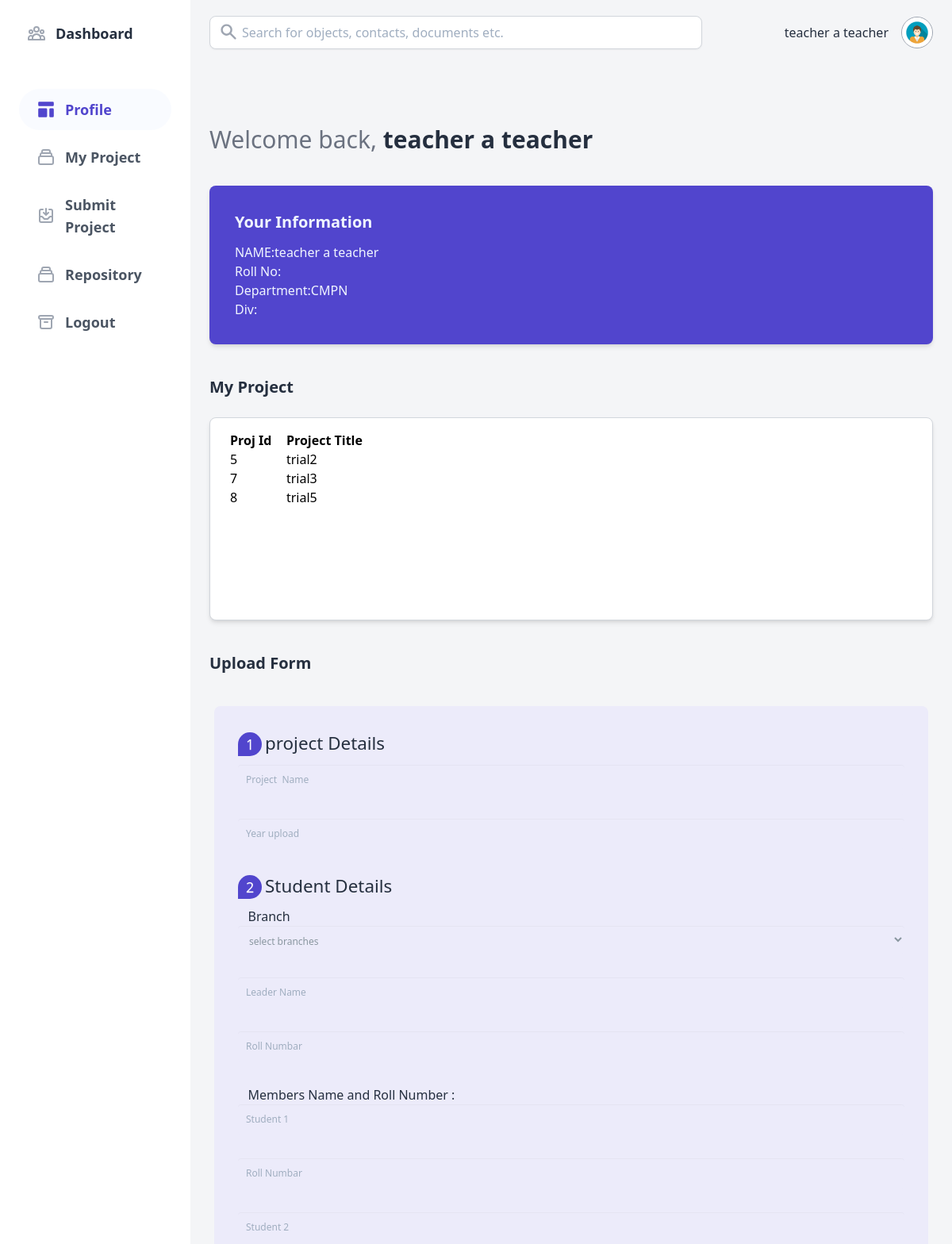
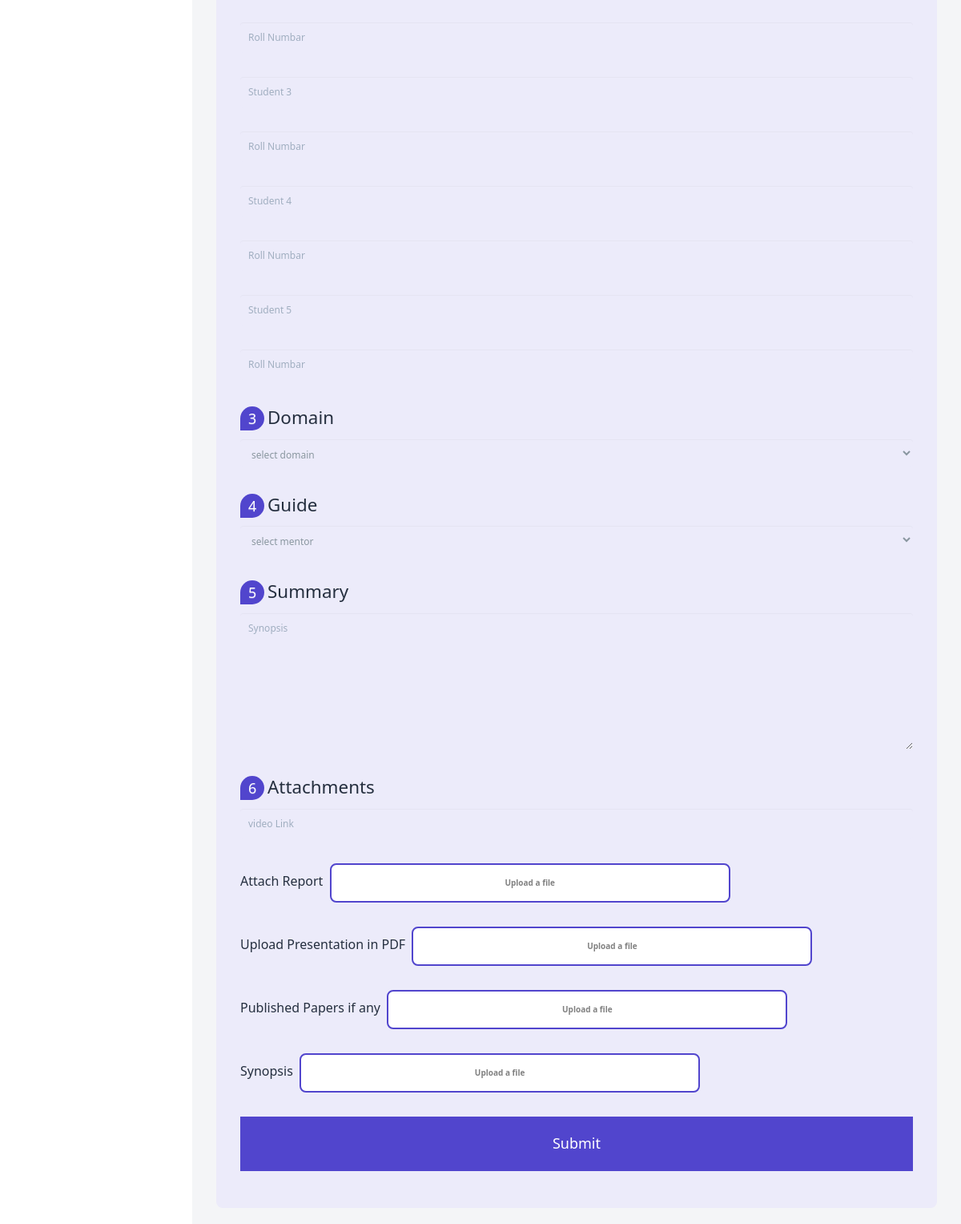
Screenshot of /studentdashboard.php (signed in) with the database file from the repository (2 pictures, top to bottom).
### tables this page shows
CREATE TABLE `vdummy` (
  `user_id` int(11) NOT NULL,
  `name` varchar(255) DEFAULT NULL,
  `role_id` int(11) DEFAULT NULL,
  `roll_no` varchar(10) DEFAULT NULL,
  `year_study` int(11) DEFAULT NULL,
  `phone` bigint(20) DEFAULT NULL,
  `department_id` int(11) DEFAULT NULL,
  `division` varchar(1) DEFAULT NULL,
  `email_id` varchar(255) DEFAULT NULL,
  `password` varchar(255) DEFAULT NULL
);

CREATE TABLE `project` (
  `project_id` int(11) NOT NULL,
  `project_title` varchar(255) DEFAULT NULL,
  `year_upload` int(11) DEFAULT NULL,
  `domain_id` int(11) DEFAULT NULL,
  `mentor_id` int(11) DEFAULT NULL,
  `user_id` int(11) DEFAULT NULL,
  `department_id` int(11) DEFAULT NULL,
  `mem_1_lead` varchar(255) DEFAULT NULL,
  `roll_no_1` varchar(10) DEFAULT NULL,
  `mem_2` varchar(255) DEFAULT NULL,
  `roll_no_2` varchar(10) DEFAULT NULL,
  `mem_3` varchar(255) DEFAULT NULL,
  `roll_no_3` varchar(10) DEFAULT NULL,
  `mem_4` varchar(255) DEFAULT NULL,
  `roll_no_4` varchar(10) DEFAULT NULL,
  `mem_5` varchar(255) DEFAULT NULL,
  `roll_no_5` varchar(10) DEFAULT NULL,
  `mem_6` varchar(255) DEFAULT NULL,
  `roll_no_6` varchar(10) DEFAULT NULL,
  `ssummary` varchar(550) DEFAULT NULL,
  `synopsis_path` varchar(300) DEFAULT NULL,
  `ppt_path` varchar(300) DEFAULT NULL,
  `report_path` varchar(300) DEFAULT NULL,
  `publication_path` varchar(300) DEFAULT NULL,
  `vid_link` varchar(400) DEFAULT NULL
);

### studentdashboard.php (the view, shortened to what this page needs)
<?php
require_once "pdo.php";
if(isset($_SESSION['username'])){
  $stmtb = $pdo->prepare('SELECT * FROM vdummy WHERE name=:urnm');
  $stmtb->execute(array(
	  ':urnm' => $_SESSION['username'])
	);
  $rowb = $stmtb->fetchAll(PDO::FETCH_ASSOC);
}
?>
<html>
<head>
  <link rel="stylesheet" href="https://www.unpkg.com/tailwindcss@1.8.10/dist/tailwind-experimental.min.css">
</head>
<body>
  <div class="flex text-gray-800 min-h-screen">
    <aside class="hidden md:block bg-white px-6 py-5 h-full w-full sm:relative sm:w-64 lg:w-1/5">
      <a href="#" class="flex min-w-max-content items-center font-bold text-lg p-2 mb-12">
        </i>Dashboard
      </a>
      <nav class="text-gray-600 text-lg font-semibold min-w-max-content space-y-2">
        <a href="#profile"
          class="flex items-center flex-shrink-0 px-5 py-3 rounded-full text-indigo-700 bg-indigo-100 bg-opacity-25">
          <svg viewBox="0 0 20 20" fill="currentColor" class="h-7 w-7 mr-2.5 flex-shrink-0">
            <path
              d="M3 4a1 1 0 011-1h12a1 1 0 011 1v2a1 1 0 01-1 1H4a1 1 0 01-1-1V4zM3 10a1 1 0 011-1h6a1 1 0 011 1v6a1 1 0 01-1 1H4a1 1 0 01-1-1v-6zM14 9a1 1 0 00-1 1v6a1 1 0 001 1h2a1 1 0 001-1v-6a1 1 0 00-1-1h-2z" />
          </svg>
          Profile
        </a>
        <a href="#project"
          class="flex items-center flex-shrink-0 px-5 py-3 rounded-full hover:bg-gray-100 hover:bg-opacity-50">
          My Project
        </a>
        <a href="#submit"
          class="flex items-center flex-shrink-0 px-5 py-3 rounded-full hover:bg-gray-100 hover:bg-opacity-50">
          Submit Project
        </a>
        <a href="repositorydashboard.php"
          class="flex items-center flex-shrink-0 px-5 py-3 rounded-full hover:bg-gray-100 hover:bg-opacity-50">
          Repository
        </a>
        <a href="logout.php"
          class="flex items-center flex-shrink-0 px-5 py-3 rounded-full hover:bg-gray-100 hover:bg-opacity-50">
          <svg fill="none" viewBox="0 0 24 24" stroke="currentColor"
            class="h-6 w-6 mx-0.5 mr-3 text-gray-400 flex-shrink-0">
            <path stroke-linecap="round" stroke-linejoin="round" stroke-width="2"
              d="M5 8h14M5 8a2 2 0 110-4h14a2 2 0 110 4M5 8v10a2 2 0 002 2h10a2 2 0 002-2V8m-9 4h4" />
          </svg>
          Logout
        </a>
      </nav>
    </aside>
    <div class="flex-grow bg-gray-100">
      <header class="flex items-center justify-between px-6 py-5 max-w-6xl mx-auto mb-4">
        <div class="relative w-full max-w-4xl mr-6 sm:mr-8 md:mr-16 lg:mr-24">
          <svg viewBox="0 0 20 20" fill="currentColor" class="absolute h-6 w-6 text-gray-400 mt-2 ml-3">
            <path fill-rule="evenodd"
              d="M8 4a4 4 0 100 8 4 4 0 000-8zM2 8a6 6 0 1110.89 3.476l4.817 4.817a1 1 0 01-1.414 1.414l-4.816-4.816A6 6 0 012 8z"
              clip-rule="evenodd" />
          </svg>
          <input type="text" placeholder="Search for objects, contacts, documents etc."
            class="pl-10 w-full pr-4 py-2 border border-gray-300 shadow-sm rounded-lg" />
        </div>
        <div class="flex flex-shrink-0">
          <button class="flex items-center p-2 sm:mr-2">
          <?php echo htmlentities($_SESSION['username']);?>
          </button>
          <div class="h-10 w-10 hidden sm:block border border-gray-400 bg-gray-300 overflow-hidden rounded-full">
            <img src="images.png" alt="user avatar" class="object-cover">
          </div>
        </div>
      </header>
      <main class="flex flex-col space-y-10 px-6 py-5 max-w-6xl mx-auto">
        <h1 class="text-3xl">
          <span class="text-gray-500">Welcome back,</span>
          <span class="font-semibold"><?php echo htmlentities($_SESSION['username']);?></span>
        </h1>
        <section class="p-6 sm:p-8 flex items-center bg-indigo-700 shadow-md rounded-lg" id="profile">
          <div class="mr-6">
            <header class="text-xl text-indigo-50 mb-3"><b>Your Information</b></header>
            <span class="text-indigo-50 ">NAME:</span><span class="text-indigo-50 "><?php if(isset($rowb[0]['name'])){echo  $rowb[0]['name'];}?></span>
            <br>
            <span class="text-indigo-50 ">Roll No:</span><span class="text-indigo-50 "><?php if(isset($rowb[0]['roll_no'])){echo  $rowb[0]['roll_no'];}?></span>
            <br>
            <span class="text-indigo-50 ">Department:</span><span class="text-indigo-50 "><?php if(isset($rowb[0]['department_id'])){
              if($rowb[0]['department_id']==1)echo "CMPN";
              else if($rowb[0]['department_id']==2){echo "INFT";}
              else if($rowb[0]['department_id']==3){echo "ETRX" ;}
            else if($rowb[0]['department_id']==4)echo "EXTC";
          else if($rowb[0]['department_id']==5)echo "BIOMED";
        } ?> </span>
            <br>
            <span class="text-indigo-50 ">Div:</span><span class="text-indigo-50 "><?php if(isset($rowb[0]['division'])){echo  $rowb[0]['division'];}?></span>
            <br>
          </div>
        </section>
        <section>
          <div class="flex justify-between items-center mb-6" id="project">
            <header class="text-xl font-semibold">My Project</header>
          </div>
        <div class="h-64 bg-white border rounded-lg shadow-md py-4 px-6">
            <div class="text-lg font-semibold">
<table border=1>
  <tr><th>Proj Id &nbsp &nbsp</th><th>Project Title</th></tr>
    <?php
    if(isset($_SESSION['username'])){
      $stmtf = $pdo->prepare('SELECT project_id,project_title FROM project WHERE user_id=:urnm');
      $stmtf->execute(array(
    	  ':urnm' =>$rowb[0]['user_id'])
    	);
      $rowf = $stmtf->fetchAll(PDO::FETCH_ASSOC);
      foreach ( $rowf as $rowsf ) {
          echo "<tr><td>";
          echo(htmlentities($rowsf['project_id']));
          echo "</td><td>";
          echo(htmlentities($rowsf['project_title']));
          echo('</td></tr>');
      }
    }
?>
</table>
            </div>
          </div>
        </section>
       <header class="text-xl font-semibold"> Upload Form</header>
        <div class="form-style-5" id="submit">
          <form method="post" enctype="multipart/form-data">
            <fieldset>
<legend><span class="number">1</span> project Details</legend>
<input type="text" name="fiel1" placeholder="Project  Name" required>
<input type="number" name="year" placeholder="Year upload" required>
              <legend><span class="number">2</span> Student Details</legend>
              <div class="dropdown">
                <span>&nbsp;&nbsp;&nbsp;Branch</span>
                <select id="branch" name="field4" onchange="ChangeDomainList()">
                    <option value=""><b>select branches</b></option>
                </select>
              </div>
              <input type="text" name="field1" placeholder="Leader Name" required>
              <input type="text" name="a1" placeholder="Roll Numbar" required>
              <span>&nbsp;&nbsp;&nbsp;Members Name and Roll Number :</span>
              <input type="text" name="fielda" placeholder="Student 1" required>
<input type="text" name="a2" placeholder="Roll Numbar" required>
              <input type="text" name="fieldb" placeholder="Student 2" required>
<input type="text" name="a3" placeholder="Roll Numbar"required>
              <input type="text" name="fieldc" placeholder="Student 3" required>
<input type="text" name="a4" placeholder="Roll Numbar">
              <input type="text" name="fieldd" placeholder="Student 4" required>
<input type="text" name="a5" placeholder="Roll Numbar" required>
              <input type="text" name="fielde" placeholder="Student 5" required>
<input type="text" name="a6" placeholder="Roll Numbar" required>
              <legend><span class="number">3</span> Domain</legend>
              <select id="domain" name="fielddoamin" >
                <option value=""><b>select domain</b></option>
              </select>
            </fieldset>
            <fieldset>
              <legend><span class="number">4</span> Guide</legend>
              <select id="guide" name="fieldguide">
                <optgroup label="Teachers">
                  <option value=""><b>select mentor</b></option>
                </optgroup>
              </select>
              <legend><span class="number">5</span> Summary</legend>
                                <textarea id="subject" name="summary" placeholder="Synopsis" style="height:170px" required></textarea>
              <legend><span class="number">6</span> Attachments</legend>
             <input type="text" name="vid" placeholder="video Link" required>
              <div class="upload-btn-wrapper">
                <span>Attach Report</span>&nbsp;&nbsp;<button class="btn">Upload a file</button>
              </div>
              <div class="upload-btn-wrapper">
                <span>Upload Presentation in PDF</span>&nbsp;&nbsp;<button class="btn">Upload a file</button>
              </div>
              <div class="upload-btn-wrapper">
                <span>Published Papers if any</span>&nbsp;&nbsp;<button class="btn">Upload a file</button>
              </div>
                <div class="upload-btn-wrapper">
                <span>Synopsis</span>&nbsp;&nbsp;<button class="btn">Upload a file</button>
              </div>
            </fieldset>
            <input type="submit" name="submit" value="Submit"/>
          </form>
        </div>
      </main>
    </div>
  </div>
</body>
</html>

### studentdashboard.php (style rules this page uses)
.form-style-5 { max-width: 900px; padding: 20px 20px; background: #ecebfa; margin: 10px auto; padding: 30px; background: #ecebfa; border-radius: 8px; font-family: "Segoe UI"; }
.form-style-5 fieldset { border: none; }
.form-style-5 legend { font-size: 1.4em; margin-bottom: 10px; }
.form-style-5 input[type="text"], .form-style-5 input[type="date"], .form-style-5 input[type="datetime"], .form-style-5 input[type="email"], .form-style-5 input[type="number"], .form-style-5 input[type="search"], .form-style-5 input[type="time"], .form-style-5 input[type="url"], .form-style-5 textarea, .form-style-5 select { font-family: "Segoe UI"; background: #e0ccff; border: none; border-radius: 4px; font-size: 12px; margin: 0; outline: 0; padding: 10px; width: 100%; box-sizing: border-box; -webkit-box-sizing: border-box; -moz-box-sizing: border-box; background-color: #ecebfa; color: #8a97a0; -webkit-box-shadow: 0 1px 0 rgba(0, 0, 0, 0.03) inset; box-shadow: 0 1px 0 rgba(0, 0, 0, 0.03) inset; margin-bottom: 30px; }
.form-style-5 select { -webkit-appearance: menulist-button; height: 35px; }
.form-style-5 .number { background: #5145cd; color: #fff; height: 30px; width: 30px; display: inline-block; font-size: 0.8em; margin-right: 4px; line-height: 30px; text-align: center; text-shadow: 0 1px 0 rgba(255, 255, 255, 0.2); border-radius: 15px 15px 15px 0px; }
.form-style-5 input[type="submit"], .form-style-5 input[type="button"] { position: relative; display: block; padding: 19px 39px 18px 39px; color: #FFF; margin: 0 auto; background: #5145cd; font-size: 18px; text-align: center; font-style: normal; width: 100%; border: 1px solid #5145cd; border-width: 1px 1px 3px; margin-bottom: 10px; }
.upload-btn-wrapper { position: relative; overflow: hidden; display: inline-block; padding-bottom: 30px; }
.btn { border: 2px solid #5145cd; color: gray; width: 500px; background-color: white; padding: 15px 15px; border-radius: 8px; font-size: 10px; font-weight: bold; }

### rows the page displays
vdummy: name "teacher a teacher"
project: project_id "5", project_title "trial2"
project: project_id "7", project_title "trial3"
project: project_id "8", project_title "trial5"

### other values shown
$_SESSION['username'] "teacher a teacher"
